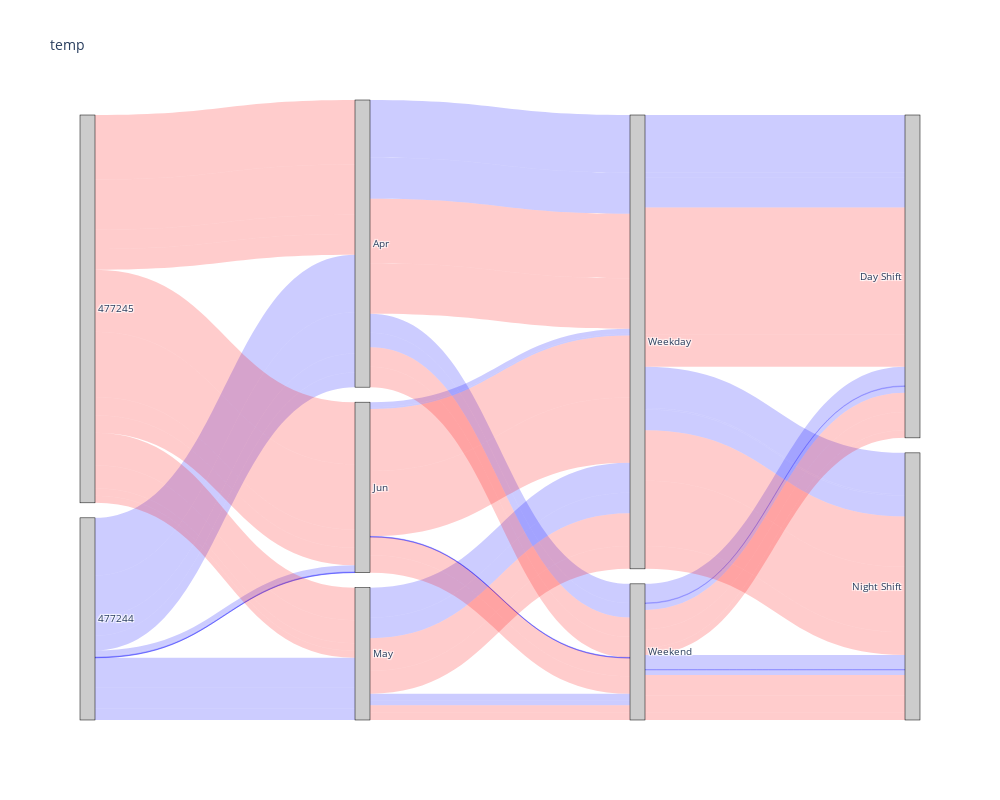

Notebook source saved alongside this figure:
### Code cell
title = 'temp'
get_sankey_diagram(nodes, links, title)

### Figure 1 — Plotly figure (JSON) as saved in the notebook; plotly's stock layout.template omitted (floating-point values rounded to 4 significant figures)
{"data": [{"link": {"color": ["rgba(0,0,255,0.2)", "rgba(0,0,255,0.2)", "rgba(0,0,255,0.2)", "rgba(0,0,255,0.2)", "rgba(0,0,255,0.2)", "rgba(0,0,255,0.2)", "rgba(0,0,255,0.2)", "rgba(0,0,255,0.2)", "rgba(0,0,255,0.2)", "rgba(0,0,255,0.2)", "rgba(0,0,255,0.2)", "rgba(0,0,255,0.2)", "rgba(0,0,255,0.2)", "rgba(0,0,255,0.2)", "rgba(0,0,255,0.2)", "rgba(0,0,255,0.2)", "rgba(0,0,255,0.2)", "rgba(0,0,255,0.2)", "rgba(0,0,255,0.2)", "rgba(0,0,255,0.2)", "rgba(0,0,255,0.2)", "rgba(0,0,255,0.2)", "rgba(0,0,255,0.2)", "rgba(0,0,255,0.2)", "rgba(0,0,255,0.2)", "rgba(0,0,255,0.2)", "rgba(0,0,255,0.2)", "rgba(0,0,255,0.2)", "rgba(0,0,255,0.2)", "rgba(0,0,255,0.2)", "rgba(0,0,255,0.2)", "rgba(0,0,255,0.2)", "rgba(0,0,255,0.2)", "rgba(0,0,255,0.2)", "rgba(0,0,255,0.2)", "rgba(0,0,255,0.2)", "rgba(255,0,0,0.2)", "rgba(255,0,0,0.2)", "rgba(255,0,0,0.2)", "rgba(255,0,0,0.2)", "rgba(255,0,0,0.2)", "rgba(255,0,0,0.2)", "rgba(255,0,0,0.2)", "rgba(255,0,0,0.2)", "rgba(255,0,0,0.2)", "rgba(255,0,0,0.2)", "rgba(255,0,0,0.2)", "rgba(255,0,0,0.2)", "rgba(255,0,0,0.2)", "rgba(255,0,0,0.2)", "rgba(255,0,0,0.2)", "rgba(255,0,0,0.2)", "rgba(255,0,0,0.2)", "rgba(255,0,0,0.2)", "rgba(255,0,0,0.2)", "rgba(255,0,0,0.2)", "rgba(255,0,0,0.2)", "rgba(255,0,0,0.2)", "rgba(255,0,0,0.2)", "rgba(255,0,0,0.2)", "rgba(255,0,0,0.2)", "rgba(255,0,0,0.2)", "rgba(255,0,0,0.2)", "rgba(255,0,0,0.2)", "rgba(255,0,0,0.2)", "rgba(255,0,0,0.2)", "rgba(255,0,0,0.2)", "rgba(255,0,0,0.2)", "rgba(255,0,0,0.2)", "rgba(255,0,0,0.2)", "rgba(255,0,0,0.2)", "rgba(255,0,0,0.2)"], "label": ["477244-->Apr-->Weekday-->Day Shift", "477244-->Apr-->Weekday-->Day Shift", "477244-->Apr-->Weekday-->Day Shift", "477244-->Apr-->Weekday-->Night Shift", "477244-->Apr-->Weekday-->Night Shift", "477244-->Apr-->Weekday-->Night Shift", "477244-->Apr-->Weekend-->Day Shift", "477244-->Apr-->Weekend-->Day Shift", "477244-->Apr-->Weekend-->Day Shift", "477244-->Apr-->Weekend-->Night Shift", "477244-->Apr-->Weekend-->Night Shift", "477244-->Apr-->Weekend-->Night Shift", "477244-->Jun-->Weekday-->Day Shift", "477244-->Jun-->Weekday-->Day Shift", "477244-->Jun-->Weekday-->Day Shift", "477244-->Jun-->Weekday-->Night Shift", "477244-->Jun-->Weekday-->Night Shift", "477244-->Jun-->Weekday-->Night Shift", "477244-->Jun-->Weekend-->Day Shift", "477244-->Jun-->Weekend-->Day Shift", "477244-->Jun-->Weekend-->Day Shift", "477244-->Jun-->Weekend-->Night Shift", "477244-->Jun-->Weekend-->Night Shift", "477244-->Jun-->Weekend-->Night Shift", "477244-->May-->Weekday-->Day Shift", "477244-->May-->Weekday-->Day Shift", "477244-->May-->Weekday-->Day Shift", "477244-->May-->Weekday-->Night Shift", "477244-->May-->Weekday-->Night Shift", "477244-->May-->Weekday-->Night Shift", "477244-->May-->Weekend-->Day Shift", "477244-->May-->Weekend-->Day Shift", "477244-->May-->Weekend-->Day Shift", "477244-->May-->Weekend-->Night Shift", "477244-->May-->Weekend-->Night Shift", "477244-->May-->Weekend-->Night Shift", "477245-->Apr-->Weekday-->Day Shift", "477245-->Apr-->Weekday-->Day Shift", "477245-->Apr-->Weekday-->Day Shift", "477245-->Apr-->Weekday-->Night Shift", "477245-->Apr-->Weekday-->Night Shift", "477245-->Apr-->Weekday-->Night Shift", "477245-->Apr-->Weekend-->Day Shift", "477245-->Apr-->Weekend-->Day Shift", "477245-->Apr-->Weekend-->Day Shift", "477245-->Apr-->Weekend-->Night Shift", "477245-->Apr-->Weekend-->Night Shift", "477245-->Apr-->Weekend-->Night Shift", "477245-->Jun-->Weekday-->Day Shift", "477245-->Jun-->Weekday-->Day Shift", "477245-->Jun-->Weekday-->Day Shift", "477245-->Jun-->Weekday-->Night Shift", "477245-->Jun-->Weekday-->Night Shift", "477245-->Jun-->Weekday-->Night Shift", "477245-->Jun-->Weekend-->Day Shift", "477245-->Jun-->Weekend-->Day Shift", "477245-->Jun-->Weekend-->Day Shift", "477245-->Jun-->Weekend-->Night Shift", "477245-->Jun-->Weekend-->Night Shift", "477245-->Jun-->Weekend-->Night Shift", "477245-->May-->Weekday-->Day Shift", "477245-->May-->Weekday-->Day Shift", "477245-->May-->Weekday-->Day Shift", "477245-->May-->Weekday-->Night Shift", "477245-->May-->Weekday-->Night Shift", "477245-->May-->Weekday-->Night Shift", "477245-->May-->Weekend-->Day Shift", "477245-->May-->Weekend-->Day Shift", "477245-->May-->Weekend-->Day Shift", "477245-->May-->Weekend-->Night Shift", "477245-->May-->Weekend-->Night Shift", "477245-->May-->Weekend-->Night Shift"], "source": [0, 2, 5, 0, 2, 5, 0, 2, 6, 0, 2, 6, 0, 3, 5, 0, 3, 5, 0, 3, 6, 0, 3, 6, 0, 4, 5, 0, 4, 5, 0, 4, 6, 0, 4, 6, 1, 2, 5, 1, 2, 5, 1, 2, 6, 1, 2, 6, 1, 3, 5, 1, 3, 5, 1, 3, 6, 1, 3, 6, 1, 4, 5, 1, 4, 5, 1, 4, 6, 1, 4, 6], "target": [2, 5, 7, 2, 5, 8, 2, 6, 7, 2, 6, 8, 3, 5, 7, 3, 5, 8, 3, 6, 7, 3, 6, 8, 4, 5, 7, 4, 5, 8, 4, 6, 7, 4, 6, 8, 2, 5, 7, 2, 5, 8, 2, 6, 7, 2, 6, 8, 3, 5, 7, 3, 5, 8, 3, 6, 7, 3, 6, 8, 4, 5, 7, 4, 5, 8, 4, 6, 7, 4, 6, 8], "value": [2054, 2054, 2054, 1472, 1472, 1472, 682, 682, 682, 521, 521, 521, 182, 182, 182, 59, 59, 59, 19, 19, 19, 7, 7, 7, 1067, 1067, 1067, 737, 737, 737, 232, 232, 232, 182, 182, 182, 2301, 2301, 2301, 1797, 1797, 1797, 687, 687, 687, 733, 733, 733, 2217, 2217, 2217, 2329, 2329, 2329, 650, 650, 650, 621, 621, 621, 1161, 1161, 1161, 819, 819, 819, 269, 269, 269, 255, 255, 255]}, "node": {"color": ["rgba(192,192,192,0.8)", "rgba(192,192,192,0.8)", "rgba(192,192,192,0.8)", "rgba(192,192,192,0.8)", "rgba(192,192,192,0.8)", "rgba(192,192,192,0.8)", "rgba(192,192,192,0.8)", "rgba(192,192,192,0.8)", "rgba(192,192,192,0.8)"], "label": ["477244", "477245", "Apr", "Jun", "May", "Weekday", "Weekend", "Day Shift", "Night Shift"], "line": {"color": "black", "width": 0.5}, "pad": 15, "thickness": 15}, "type": "sankey", "valueformat": "4d", "valuesuffix": "Events"}], "layout": {"font": {"size": 10}, "height": 800, "title": {"text": "temp"}, "width": 1000}}
